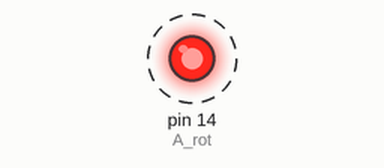
This sketch was run on a simulated Arduino Uno, built with avr-gcc and run on an emulated ATmega328P. Shown: output pins drawn as LEDs (lit = HIGH). Dashed ring = blinking.

Above: at 0.5 s.
Timing chart, 0 to 4.6 s (numbered marks = the images above):
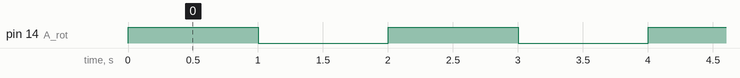

The sketch:

ErstesBlinken.ino
```cpp
// =====================================================================
// Erstes Blinken
// Suche dir ein Ampellicht aus und lasse es blinken.
// =====================================================================

int A_rot = 14;              // steckt bei uns an D14

void setup() {
  pinMode(A_rot, OUTPUT);     // hier haengt eine LED
}

void loop() {
  digitalWrite(A_rot, HIGH);  // Licht an
  delay(1000);                // 1 Sekunde warten
  digitalWrite(A_rot, LOW);   // Licht aus
  delay(1000);                // 1 Sekunde warten
}
```

Measured:
- by itself, pin 14 (A_rot): alternates HIGH for 1.0 s and LOW for 1.0 s
